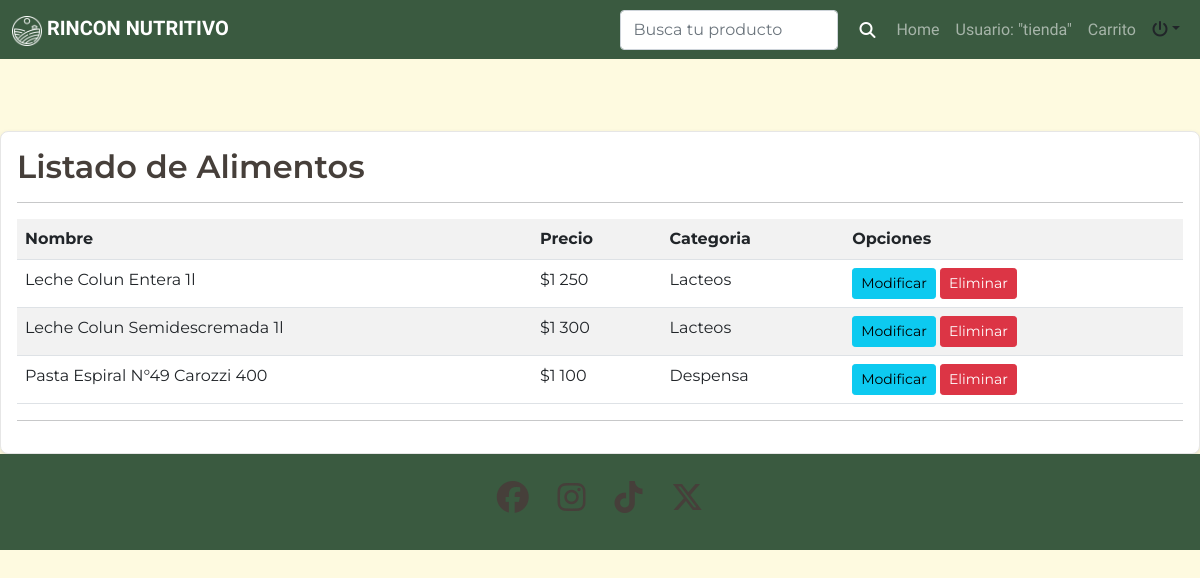
Before: /listar-alimentos/ (signed in) with the older database file.
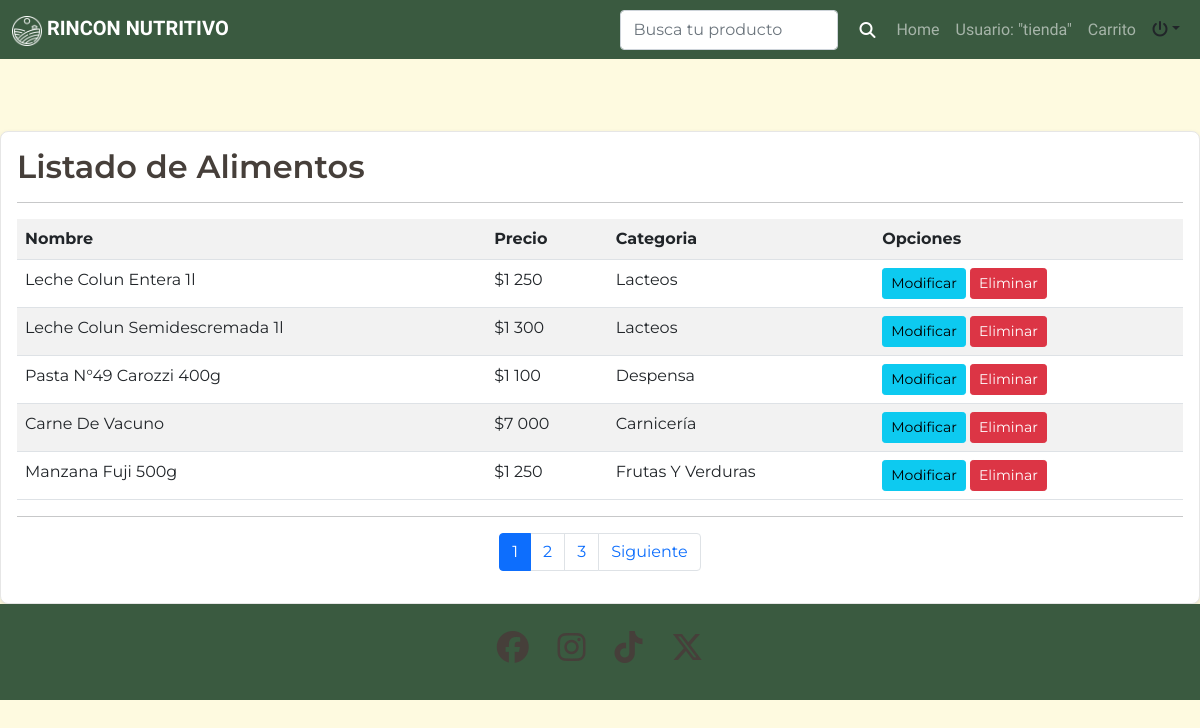
After: the same page with the newer database file.
### app/models.py (models this page shows, shortened)
class Alimento(models.Model):
    nombre_alimento = models.CharField(max_length=30)
    descripcion = models.TextField(max_length=1000)
    precio = models.PositiveIntegerField()
    imagen = models.ImageField(upload_to='alimentos/')
    cantidad = models.PositiveIntegerField()
    proteinas = models.FloatField(max_length=3, null =True)
    carbohidratos = models.FloatField(max_length=3, null =True)
    grasas = models.FloatField(max_length=3, null =True)
    energia = models.FloatField(max_length=3, null =True)
    id_categoria = models.ForeignKey(CategoriaAlimento, on_delete=models.SET_NULL, null=True, blank=True)

class CategoriaAlimento(models.Model):
    nombre = models.CharField(max_length=30)
    def __str__(self):
        return self.nombre

### app/views.py (the view)
# urls.py: path('listar-alimentos/', listar_Alimentos, name="listar_alimentos"),
@permission_required('app.view_alimento')
def listar_Alimentos(request):
    alimentos = Alimento.objects.all()
    page = request.GET.get('page',1)
    try:
        paginator = Paginator(alimentos, 5)
        alimentos = paginator.page(page)
    except:
        raise Http404
    data ={
        'entity': alimentos,
        'paginator': paginator
    }
    return render(request, 'app/alimento/listar.html', data)

### app/templates/app/alimento/listar.html (shortened to what this page needs)
{% extends 'app/base.html' %}
{% block contenido %}
{% load crispy_forms_tags %}
{% load humanize %}
<br><br><br>
<div class="card">
    <div class="card-body">
        <h2>Listado de Alimentos</h2>
        <hr>
        <table class="table table-striped table-hover table-responsive-sm">
            <tr>
                <th>Nombre</th>
                <th>Precio</th>
                <th>Categoria</th>
                <th>Opciones</th>
            </tr>
            {% for a in entity %}
            <tr>
                <td>{{ a.nombre_alimento | title }}</td>
                <td>${{ a.precio | intcomma }}</td>
                <td>{{ a.id_categoria | title}}</td>
                <td>
                    {% if perms.app.change_alimento %}
                    <a href="{% url 'modificar_alimento' a.id %}" class="btn btn-info btn-sm">Modificar</a>
                    {% endif %}
                    {%if perms.app.delete_alimento %}
                    <a href="#" onclick="eliminarAlimento({{ a.id }})" class="btn btn-danger btn-sm">Eliminar</a>
                    {% endif %}
                </td>
            </tr>
            {%  endfor %}
        </table>
        <hr>
        <div>
            {% include 'app/paginator.html' %}
        </div>
    </div>
</div>
{%  endblock %}

Changed rows visible on the page:
changed Alimento "Despensa": nombre_alimento "Pasta Espiral N°49 Carozzi 400" → "Pasta N°49 Carozzi 400g"
added Alimento: nombre_alimento "Carne De Vacuno", precio "7 000", id_categoria "Carnicería"
added Alimento: nombre_alimento "Manzana Fuji 500g", precio "1 250", id_categoria "Frutas Y Verduras"
Other visible differences:
new list line: "1"
new list line: "2"
new list line: "3"
text now shown: "Siguiente"
